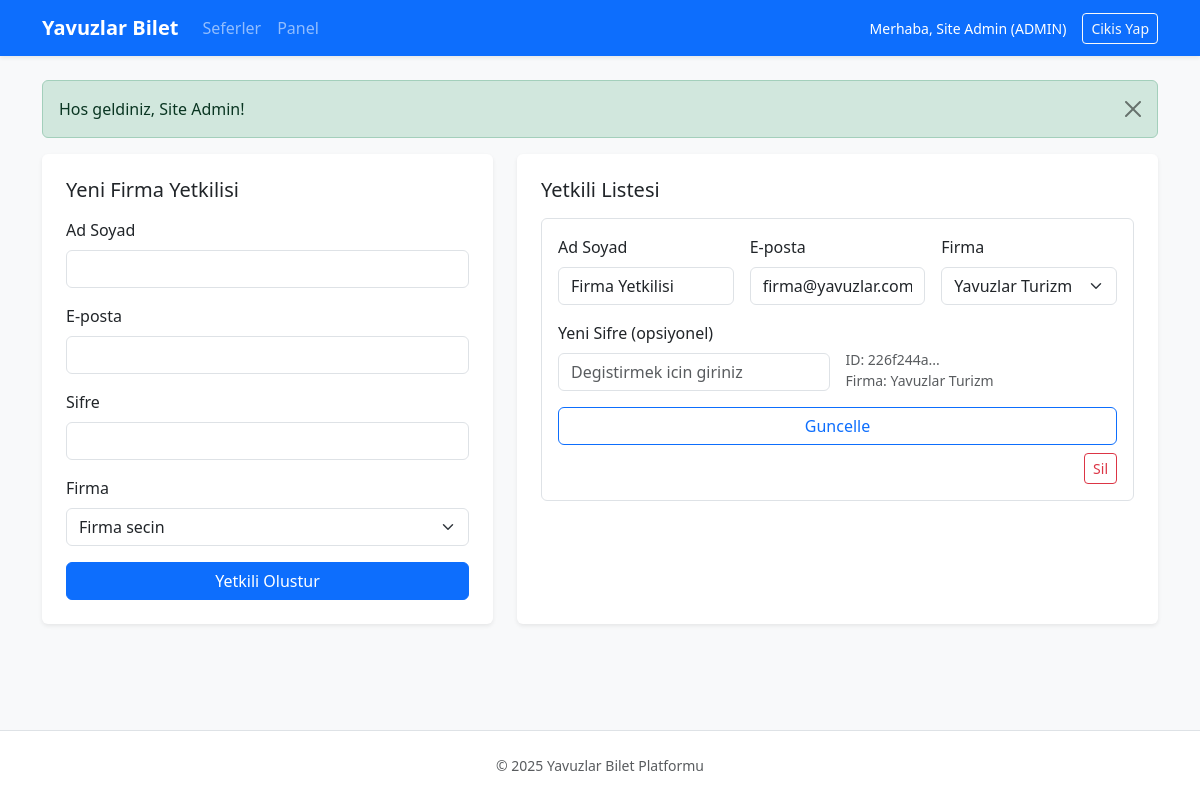
Screenshot of /admin_users.php (signed in) with the database file from the repository.
### tables this page shows
CREATE TABLE users (
            id TEXT PRIMARY KEY,
            full_name TEXT NOT NULL,
            email TEXT NOT NULL UNIQUE,
            role TEXT NOT NULL CHECK(role IN ("user", "company", "admin")),
            password TEXT NOT NULL,
            company_id TEXT,
            balance REAL NOT NULL DEFAULT 0,
            created_at TEXT NOT NULL DEFAULT CURRENT_TIMESTAMP,
            FOREIGN KEY (company_id) REFERENCES bus_companies(id) ON DELETE SET NULL
        );

CREATE TABLE bus_companies (
            id TEXT PRIMARY KEY,
            name TEXT NOT NULL UNIQUE,
            logo_path TEXT,
            created_at TEXT NOT NULL DEFAULT CURRENT_TIMESTAMP
        );

### includes/config.php (called while the page is built, shortened)
<?php
function sanitize(string $value): string
{
    return htmlspecialchars($value, ENT_QUOTES, 'UTF-8');
}
?>

### admin_users.php (the view, shortened to what this page needs)
<?php
$pdo = db();
$companies = $pdo->query('SELECT id, name FROM bus_companies ORDER BY name')->fetchAll(PDO::FETCH_ASSOC);
$stmt = $pdo->query('SELECT users.*, bus_companies.name AS company_name FROM users LEFT JOIN bus_companies ON users.company_id = bus_companies.id WHERE users.role = "company" ORDER BY users.created_at DESC');
$admins = $stmt->fetchAll(PDO::FETCH_ASSOC);
require __DIR__ . '/includes/header.php';
?>
<section class="row g-4 mb-4">
    <div class="col-lg-5">
        <div class="card border-0 shadow-sm card-lift h-100">
            <div class="card-body p-4">
                <h2 class="h5 mb-3">Yeni Firma Yetkilisi</h2>
                <form method="post" class="row g-3">
                    <div class="col-12">
                        <label class="form-label">Ad Soyad</label>
                        <input class="form-control" type="text" name="name" required>
                    </div>
                    <div class="col-12">
                        <label class="form-label">E-posta</label>
                        <input class="form-control" type="email" name="email" required>
                    </div>
                    <div class="col-12">
                        <label class="form-label">Sifre</label>
                        <input class="form-control" type="password" name="password" required minlength="6">
                    </div>
                    <div class="col-12">
                        <label class="form-label">Firma</label>
                        <select class="form-select" name="company_id" required>
                            <option value="">Firma secin</option>
                        </select>
                    </div>
                    <div class="col-12 d-grid">
                        <button class="btn btn-primary" type="submit">Yetkili Olustur</button>
                    </div>
                </form>
            </div>
        </div>
    </div>
    <div class="col-lg-7">
        <div class="card border-0 shadow-sm card-lift h-100">
            <div class="card-body p-4">
                <h2 class="h5 mb-3">Yetkili Listesi</h2>
                <?php if (!$admins): ?>
                    <div class="alert alert-info mb-0" role="alert">Kayitli firma yetkilisi bulunmuyor.</div>
                <?php else: ?>
                    <div class="d-grid gap-3">
                        <?php foreach ($admins as $admin): ?>
                            <div class="border rounded p-3">
                                <form method="post" class="row g-3 align-items-end">
                                    <div class="col-md-4">
                                        <label class="form-label">Ad Soyad</label>
                                        <input class="form-control" type="text" name="name" value="<?php echo sanitize($admin['full_name']); ?>" required>
                                    </div>
                                    <div class="col-md-4">
                                        <label class="form-label">E-posta</label>
                                        <input class="form-control" type="email" name="email" value="<?php echo sanitize($admin['email']); ?>" required>
                                    </div>
                                    <div class="col-md-4">
                                        <label class="form-label">Firma</label>
                                        <select class="form-select" name="company_id" required>
                                            <?php foreach ($companies as $company): ?>
                                                <option value="<?php echo sanitize($company['id']); ?>" <?php echo $admin['company_id'] === $company['id'] ? 'selected' : ''; ?>><?php echo sanitize($company['name']); ?></option>
                                            <?php endforeach; ?>
                                        </select>
                                    </div>
                                    <div class="col-md-6">
                                        <label class="form-label">Yeni Sifre (opsiyonel)</label>
                                        <input class="form-control" type="password" name="password" placeholder="Degistirmek icin giriniz">
                                    </div>
                                    <div class="col-md-6 text-muted small">
                                        <div>ID: <?php echo sanitize(substr($admin['id'], 0, 8)); ?>...</div>
                                        <div>Firma: <?php echo sanitize((string)$admin['company_name']); ?></div>
                                    </div>
                                    <div class="col-12 d-grid">
                                        <button class="btn btn-outline-primary" type="submit">Guncelle</button>
                                    </div>
                                </form>
                                <form method="post" action="admin_users.php" class="mt-2 text-end" onsubmit="return confirm('Kullaniciyi silmek istediginize emin misiniz?');">
                                    <button class="btn btn-outline-danger btn-sm" type="submit">Sil</button>
                                </form>
                            </div>
                        <?php endforeach; ?>
                    </div>
                <?php endif; ?>
            </div>
        </div>
    </div>
</section>
<?php require __DIR__ . '/includes/footer.php'; ?>

### assets/style.css (style rules this page uses)
body { font-family: "Segoe UI", Tahoma, sans-serif; }
.card-lift { transition: transform 0.15s ease, box-shadow 0.15s ease; }

### rows the page displays
users: name "Firma Yetkilisi", email "firma@yavuzlar.com", company_id "Yavuzlar Turizm", id "226f244a", company.name "Yavuzlar Turizm"

### other values shown
$user['name'] "Site Admin"
$user['role'] "ADMIN"
$message "Hos geldiniz, Site Admin!"
